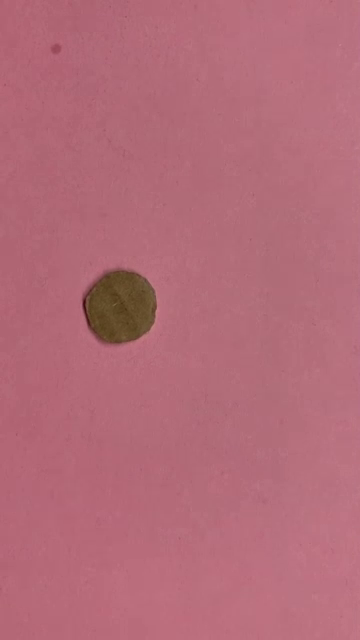
//> input picture frame 19 of C++/images/Meanshift_CamShift.mp4, 360 x 640 px
$ ./OpenCvDemo   (built with g++ and OpenCV 4)
//> lines starting //> are read from the running program, lines starting //| are printed output that depends on the picture; after the words box and inside, x2 and y2 are one past the last pixel; in counts of white or black regions, pixels touching at a corner belong together
/*
OpenCv版本 opencv-4.5.5-vc14_vc15
内容：目标查找与跟踪 - Meanshift与CamShift
博客：http://www.bilibili996.com/Course?id=0699ef6cd6e1407bbfb39a5e39b81e9a
作者：高仁宝
时间：2023.11
*/

#include <opencv2/core/core.hpp>
#include <opencv2/highgui/highgui.hpp>
#include <opencv2/imgproc/imgproc.hpp>
#include <video/tracking.hpp>
#include <iostream>

using namespace std;
using namespace cv;

int main()
{
    //保存目标轨迹
    std::vector<Point> pt;

    VideoCapture capture("../images/Meanshift_CamShift.mp4");
    if (!capture.isOpened())
    {
        cout << "Open video failed!" << endl;
        return 0;
    }

    // take first frame of the video
    Mat frame;
    capture.read(frame);
//> frame is the input picture: 640 rows x 360 cols, CV_8UC3; mean B, G, R 120, 107, 178.6

    //setup initial location of window
    Rect track_window(65, 275, 105, 105); // simply hardcoded the values

    //set up the ROI for tracking
    Mat roi = frame(track_window);
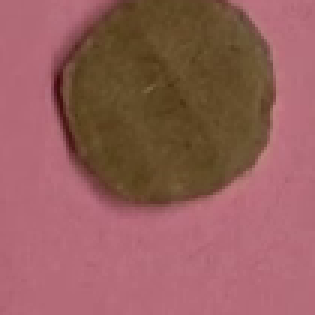
//> roi: 105 rows x 105 cols, CV_8UC3 (shown 3 times larger); mean B, G, R 91.3, 94.2, 149.2
    //imshow("frame", frame);
    //imshow("roi", roi);
    //waitKey(0);

    Mat hsv_roi;
    cvtColor(roi, hsv_roi, COLOR_BGR2HSV);
//> hsv_roi: 105 rows x 105 cols, CV_8UC3; mean H, S, V 113.3, 118.4, 149.2

    // 将低亮度的值忽略掉
    Mat mask;
    inRange(hsv_roi, Scalar(0, 100, 0), Scalar(100, 255, 255), mask);
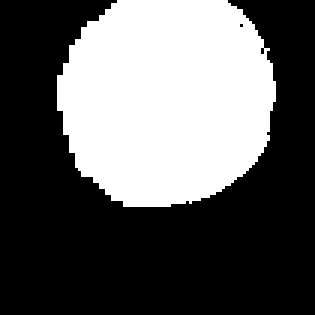
//> mask: 105 rows x 105 cols, CV_8UC1 (shown 3 times larger); 37.2% white; 1 white region, box (x1, y1, x2, y2) and area: (19, 0, 92, 69) 4102

    MatND roi_hist;
    int channels[] = { 0 };
    int histSize[] = { 180 };
    float range[] = { 0, 180 };
    const float* ranges[] = { range };

    // 归一化
    calcHist(&hsv_roi, 1, channels, Mat(), roi_hist, 1, histSize, ranges);
//> roi_hist = 180 values, max 4406 at index 174, min 0 at index 20, mean 61.25
    normalize(roi_hist, roi_hist, 0, 255, NORM_MINMAX);
//> roi_hist = 180 values, max 255 at index 174, min 0 at index 20, mean 3.54

    //Setup the termination criteria, either 10 iteration or move by atleast 1 pt
    TermCriteria term_crit(TermCriteria::EPS | TermCriteria::COUNT, 10, 1);

    Mat hsv;
    Mat dst;
    Mat img1;
    Mat img2;
    Rect track_window1 = track_window;
    Rect track_window2 = track_window;
    while (true)
    {
        capture.read(frame);
        if (frame.empty())
            break;
        frame.copyTo(img1);
        frame.copyTo(img2);

        cvtColor(frame, hsv, COLOR_BGR2HSV);
//> hsv: 640 rows x 360 cols, CV_8UC3; mean H, S, V 171.4, 103.2, 178.7

        float hrange[] = { 0, 180 };
        const float* hranges = hrange;
        std::vector<cv::Mat> hue;
        cv::split(hsv, hue);
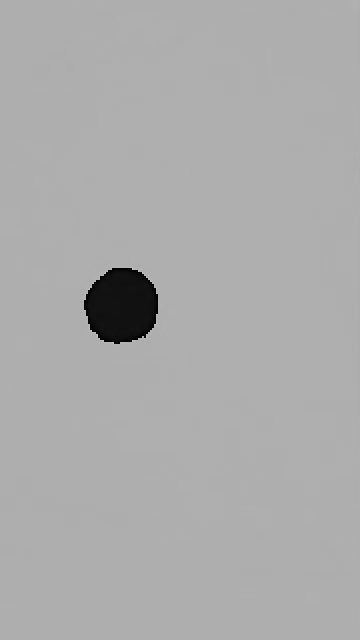
//> hue[0]: 640 rows x 360 cols, CV_8UC1; min 0, max 179, mean 171.4
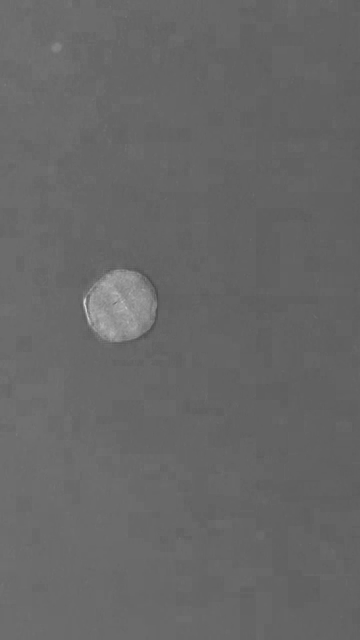
//> hue[1]: 640 rows x 360 cols, CV_8UC1; min 76, max 217, mean 103.2
        calcBackProject(&hue[1], 1, 0, roi_hist, dst, &hranges);
        //calcBackProject(vector<Mat>{hue[1]}, vector<int>{0}, roi_hist, dst, vector<float>{ 0, 180 }, 1);

        // meanShift 效果
        meanShift(dst, track_window1, term_crit);
//> track_window1 = Rect(46, 268, 105, 105)
        putText(img1, "MeanShift", Point(10, 30), FONT_HERSHEY_COMPLEX, 1, Scalar(0, 0, 255), 2, LINE_AA);
        rectangle(img1, track_window1, 255, 2);
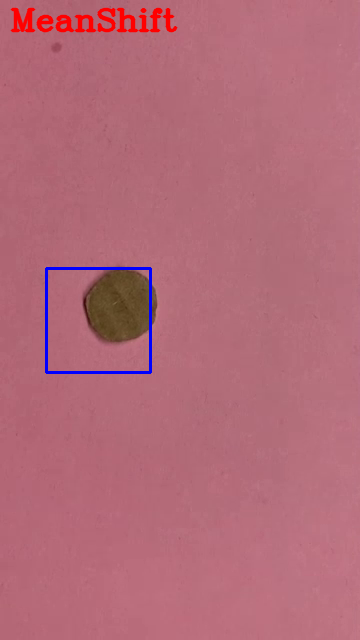
//> img1: 640 rows x 360 cols, CV_8UC3; mean B, G, R 119.9, 105.8, 178.5
        imshow("img1", img1);

        // CamShift 效果
        cv::Point2f lines[4];
        RotatedRect ret = CamShift(dst, track_window2, term_crit);
//> track_window2 = Rect(84, 298, 30, 46); ret = centre (99, 321), size (21.1, 52.4), angle 147.3
        ret.points(lines);
//> lines = 4 Points (x, y): [93.74, 293.3], [122, 337.3], [104.3, 348.7], [75.98, 304.7]
        putText(img2, "CamShift", Point(10, 30), FONT_HERSHEY_COMPLEX, 1, Scalar(0, 0, 255), 2);
        line(img2, lines[0], lines[1], Scalar(0, 0, 255), 2, LINE_8);
        line(img2, lines[1], lines[2], Scalar(0, 0, 255), 2, LINE_8);
//> img2: 640 rows x 360 cols, CV_8UC3; mean B, G, R 119.3, 106.4, 179.4
        line(img2, lines[2], lines[3], Scalar(0, 0, 255), 2, LINE_8);
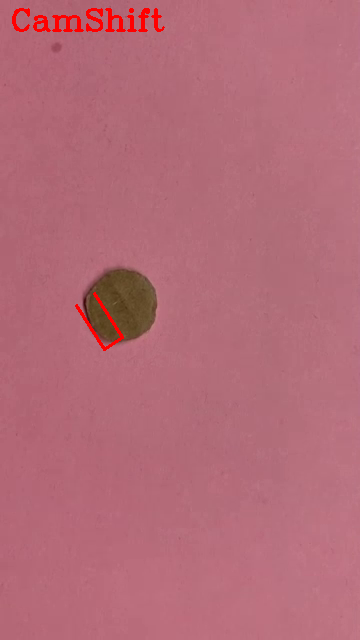
//> img2: 640 rows x 360 cols, CV_8UC3; mean B, G, R 119.2, 106.4, 179.5
        line(img2, lines[3], lines[0], Scalar(0, 0, 255), 2, LINE_8);
//> img2: 640 rows x 360 cols, CV_8UC3; 59 pixels changed, all inside (x1, y1, x2, y2) = (75, 292, 94, 306)

        // 绘制路径，原文链接：https://blog.csdn.net/akadiao/article/details/78991095
        Rect rect;
        rect.x = ret.center.x - ret.size.width / 2.0;
//> rect = Rect(88, 0, 0, 0)
        rect.y = ret.center.y - ret.size.height / 2.0;
//> rect = Rect(88, 294, 0, 0)
        rect.width = ret.size.width;
//> rect = Rect(88, 294, 21, 0)
        rect.height = ret.size.height;
//> rect = Rect(88, 294, 21, 52)
        pt.push_back(Point(rect.x + rect.width / 2, rect.y + rect.height / 2));
//> pt = 1 Point (x, y): [98, 320]
        for (int i = 0; i < pt.size() - 1; i++)
        {
            line(img2, pt[i], pt[i + 1], Scalar(0, 255, 0), 2);
        }
//> this loop made 0 passes
        imshow("img2", img2);

        // 按ESC退出
        if (waitKey(30) == 27)
//> the Esc key is pressed
            break;
    }
    return 0;
}

$ run again, starting later in the video
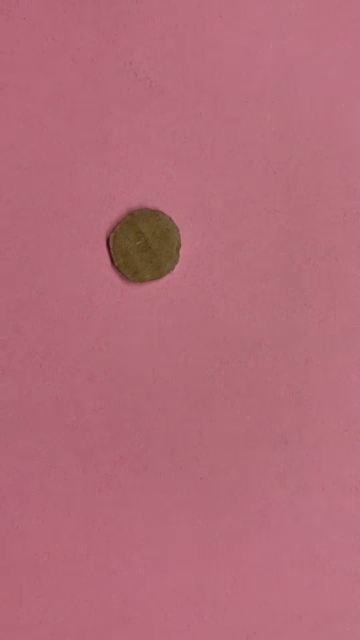
//> input picture frame 89 of C++/images/Meanshift_CamShift.mp4, 360 x 640 px
//> frame is the input picture: 640 rows x 360 cols, CV_8UC3; mean B, G, R 120.3, 107.5, 179.3
//> hsv_roi: 105 rows x 105 cols, CV_8UC3; mean H, S, V 170.3, 103.4, 176.4
//> `inRange(hsv_roi, Scalar(0, 100, 0), Scalar(100, 255, 255), mask);`:
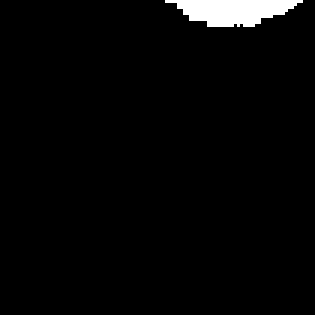
//> mask: 105 rows x 105 cols, CV_8UC1 (shown 3 times larger); 2.5% white; 1 white region, box (x1, y1, x2, y2) and area: (55, 0, 101, 9) 278
//> `calcHist(&hsv_roi, 1, channels, Mat(), roi_hist, 1, histSize, ranges);`: roi_hist = 180 values, max 6684 at index 175, min 0 at index 21, mean 61.25
//> `normalize(roi_hist, roi_hist, 0, 255, NORM_MINMAX);`: roi_hist = 180 values, max 255 at index 175, min 0 at index 21, mean 2.34
//> hsv: 640 rows x 360 cols, CV_8UC3; mean H, S, V 171.3, 103.2, 179.3
//> track_window2 = Rect(125, 266, 2, 2); ret = centre (126, 267), size (0, 0), angle 90
//> lines = 4 Points (x, y): [126, 267], [126, 267], [126, 267], [126, 267]
//> `putText(img2, "CamShift", Point(10, 30), FONT_HERSHEY_COMPLEX, 1, Scal..`:
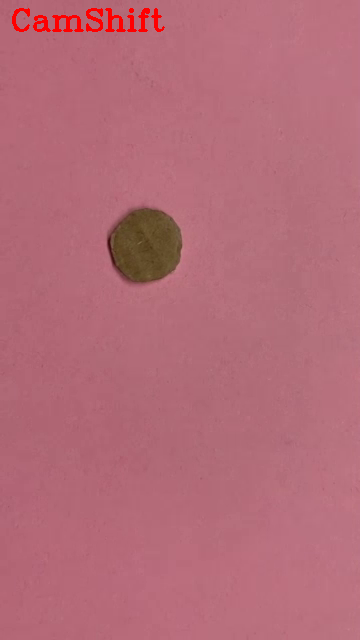
//> img2: 640 rows x 360 cols, CV_8UC3; mean B, G, R 119.6, 106.9, 179.8
//> `rect.x = ret.center.x - ret.size.width / 2.0;`: rect = Rect(126, 0, 0, 0)
//> `rect.y = ret.center.y - ret.size.height / 2.0;`: rect = Rect(126, 267, 0, 0)
//> pt = 1 Point (x, y): [126, 267]

$ run again, starting later in the video
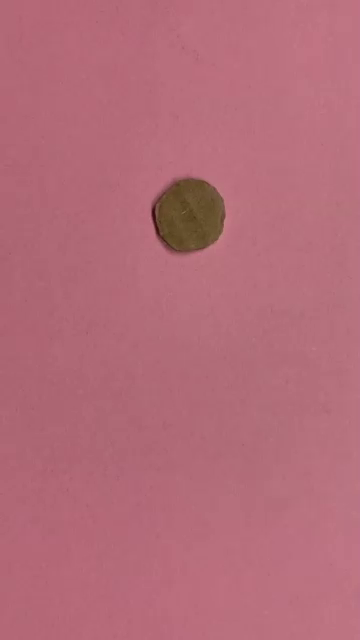
//> input picture frame 158 of C++/images/Meanshift_CamShift.mp4, 360 x 640 px
//> frame is the input picture: 640 rows x 360 cols, CV_8UC3; mean B, G, R 120.4, 107.6, 179.3
//> hsv_roi: 105 rows x 105 cols, CV_8UC3; mean H, S, V 175, 102.4, 176.5
//> mask: 105 rows x 105 cols, CV_8UC1; every value is 0
//> `calcHist(&hsv_roi, 1, channels, Mat(), roi_hist, 1, histSize, ranges);`: roi_hist = 180 values, max 10769 at index 175, min 0 at index 0, mean 61.25
//> `normalize(roi_hist, roi_hist, 0, 255, NORM_MINMAX);`: roi_hist = 180 values, max 255 at index 175, min 0 at index 0, mean 1.45
//> hsv: 640 rows x 360 cols, CV_8UC3; mean H, S, V 171.4, 103, 179.4
//> `calcBackProject(&hue[1], 1, 0, roi_hist, dst, &hranges);`:
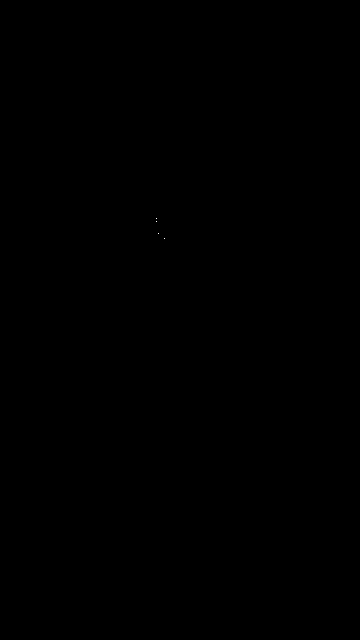
//> dst: 640 rows x 360 cols, CV_8UC1; values 0 (black) and 6 (white), 0% white in thin lines or dots, all inside (x1, y1, x2, y2) = (156, 218, 165, 239)
//> track_window2 = Rect(55, 265, 125, 125); ret = centre (0, 0), size (0, 0), angle 0
//> `putText(img2, "CamShift", Point(10, 30), FONT_HERSHEY_COMPLEX, 1, Scal..`:
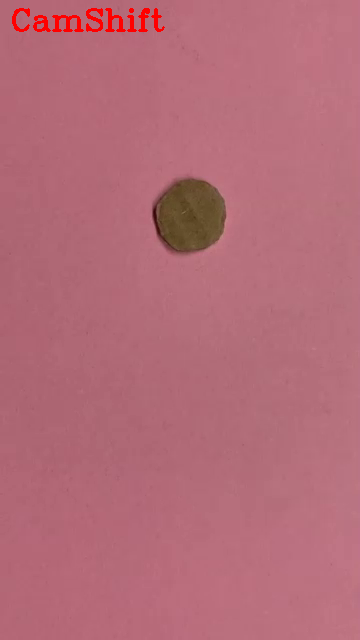
//> img2: 640 rows x 360 cols, CV_8UC3; mean B, G, R 119.7, 107, 179.8
//> rect = Rect(0, 0, 0, 0)
//> pt = 1 Point (x, y): [0, 0]
